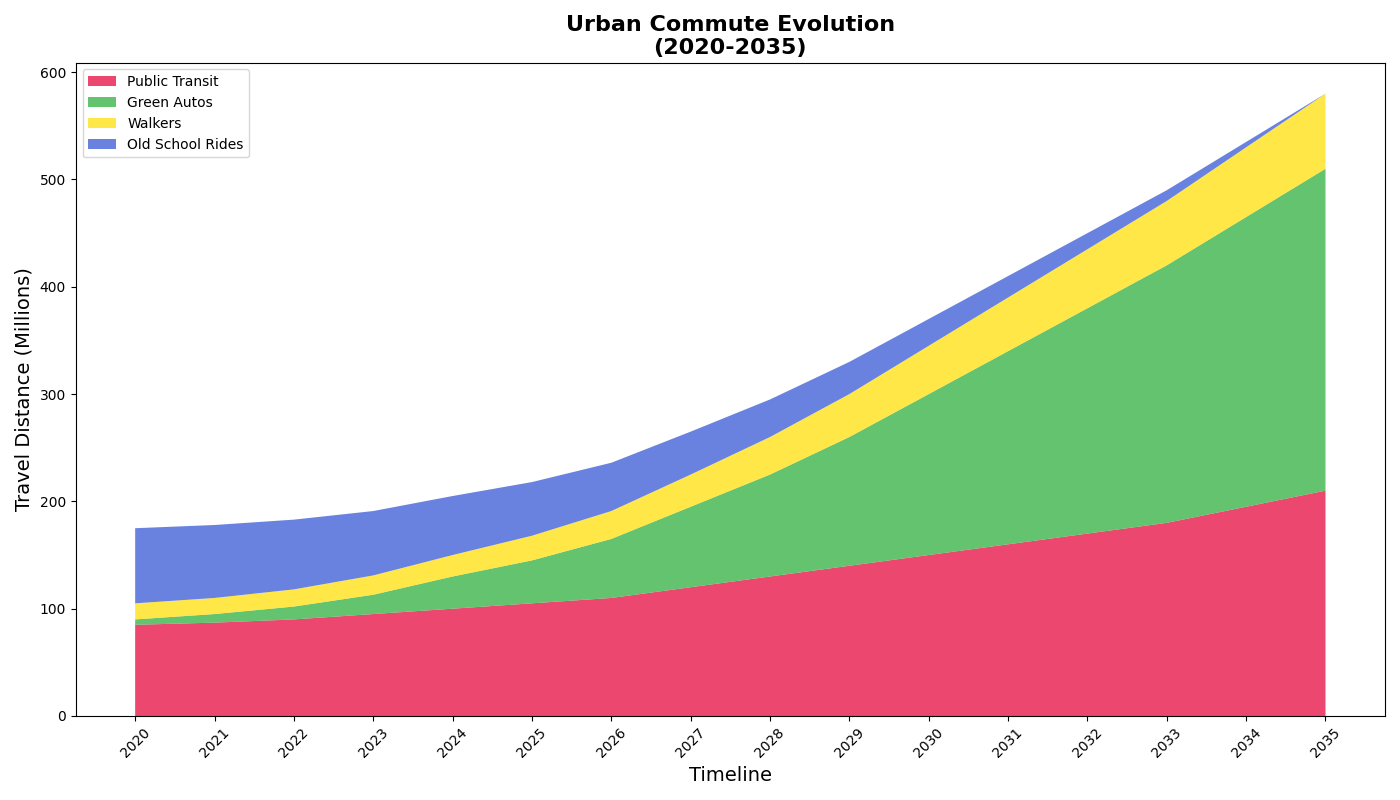

Write Python code to recreate this figure.
import numpy as np
import matplotlib.pyplot as plt

years = np.arange(2020, 2036)

# Data for different modes of transportation (in million passenger-kilometers)
public_transport = np.array([85, 87, 90, 95, 100, 105, 110, 120, 130, 140, 150, 160, 170, 180, 195, 210])
electric_vehicles = np.array([5, 8, 12, 18, 30, 40, 55, 75, 95, 120, 150, 180, 210, 240, 270, 300])
pedestrians = np.array([15, 15, 16, 18, 20, 23, 26, 30, 35, 40, 45, 50, 55, 60, 65, 70])
traditional_cars = np.array([70, 68, 65, 60, 55, 50, 45, 40, 35, 30, 25, 20, 15, 10, 5, 0])

plt.figure(figsize=(14, 8))

plt.stackplot(years, public_transport, electric_vehicles, pedestrians, traditional_cars,
              labels=['Public Transit', 'Green Autos', 'Walkers', 'Old School Rides'],
              colors=['#e6194b','#3cb44b','#ffe119','#4363d8'], alpha=0.8)

# Randomized title and labels
plt.title("Urban Commute Evolution\n(2020-2035)", fontsize=16, fontweight='bold')
plt.xlabel("Timeline", fontsize=14)
plt.ylabel("Travel Distance (Millions)", fontsize=14)

plt.xticks(years, rotation=45)

plt.tight_layout()

plt.legend(loc='upper left')
plt.show()
